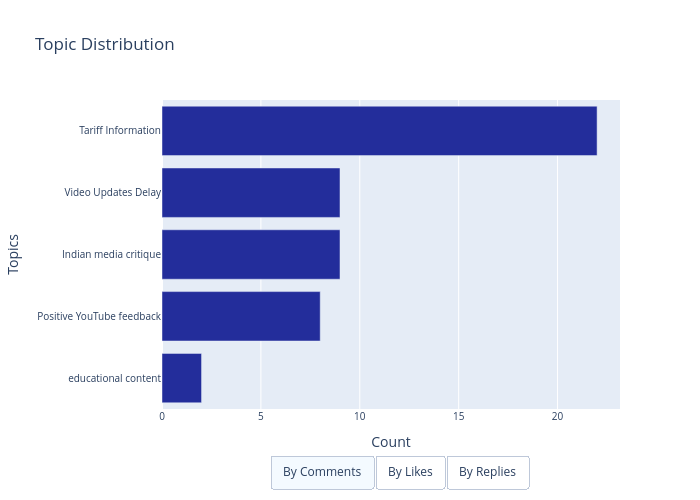

The cell this chart's notebook holds for it:
### Code cell
import plotly.graph_objects as go

# Example topic names
topic_names = [t['name'].split('_')[1] for t in variables['topics']]

# Example values
by_comments = [t['total_comments'] for t in variables['topics']]
by_likes = [t['total_likes'] for t in variables['topics']]
by_replies = [t['total_replies'] for t in variables['topics']]


fig = go.Figure()

# Default trace (comments)
fig.add_trace(go.Bar(
    y=topic_names,
    x=by_comments,
    name="Comments",
    orientation="h",
    marker=dict(color="#232d9b")
))

# Add buttons to switch data
fig.update_layout(
    updatemenus=[
        dict(
            # position="bottom",
            type="buttons",
            direction="right",
            x=0.8, y=-0.15,
            showactive=True,
            buttons=[
                dict(
                    # position="bottom",
                    label="By Comments",
                    method="update",
                    args=[{"x":[by_comments], "name":"Comments"},
                          {"title":"Topic Distribution by Comments"}]
                ),
                dict(
                    label="By Likes",
                    method="update",
                    args=[{"x":[by_likes], "name":"Likes"},
                          {"title":"Topic Distribution by Likes"}]
                ),
                dict(
                    label="By Replies",
                    method="update",
                    args=[{"x":[by_replies], "name":"Replies"},
                          {"title":"Topic Distribution by Replies"}]
                )
            ]
        )
    ],
    yaxis=dict(title = "Topics",tickfont = dict(size=10),categoryorder="total ascending"),   # or "total descending"
    xaxis=dict(title = "Count",tickfont = dict(size=10)),   

    title="Topic Distribution",
    # xaxis_title="Count",
    # yaxis_title="Topics",
    height=500,
    width=700,
    paper_bgcolor="white"
)

fig.show()

### Figure 1 — Plotly figure (JSON) as saved in the notebook; plotly's stock layout.template omitted (floating-point values rounded to 4 significant figures)
{"data": [{"marker": {"color": "#232d9b"}, "name": "Comments", "orientation": "h", "type": "bar", "x": [2, 22, 9, 9, 8], "y": ["educational content", "Tariff Information", "Indian media critique", "Video Updates Delay", "Positive YouTube feedback"]}], "layout": {"height": 500, "paper_bgcolor": "white", "title": {"text": "Topic Distribution"}, "updatemenus": [{"buttons": [{"args": [{"name": "Comments", "x": [[2, 22, 9, 9, 8]]}, {"title": "Topic Distribution by Comments"}], "label": "By Comments", "method": "update"}, {"args": [{"name": "Likes", "x": [[1293, 22429, 10785, 15771, 10086]]}, {"title": "Topic Distribution by Likes"}], "label": "By Likes", "method": "update"}, {"args": [{"name": "Replies", "x": [[13, 404, 291, 231, 104]]}, {"title": "Topic Distribution by Replies"}], "label": "By Replies", "method": "update"}], "direction": "right", "showactive": true, "type": "buttons", "x": 0.8, "y": -0.15}], "width": 700, "xaxis": {"tickfont": {"size": 10}, "title": {"text": "Count"}}, "yaxis": {"categoryorder": "total ascending", "tickfont": {"size": 10}, "title": {"text": "Topics"}}}}
